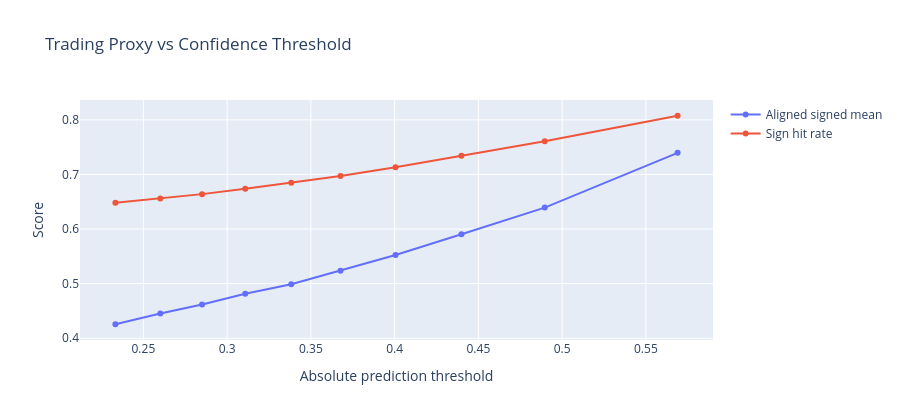

Notebook code for this chart:
### Code cell
# Trading-style proxy analysis on the signed target
y_true_signed = target_arrays["signed_quality"]["holdout"]
y_pred_signed = signed_pred
thresholds = np.quantile(np.abs(y_pred_signed), np.linspace(0.50, 0.95, 10))

sweep_rows = []
for thr in thresholds:
    pred_sign = np.zeros(len(y_pred_signed), dtype=int)
    pred_sign[y_pred_signed >= thr] = 1
    pred_sign[y_pred_signed <= -thr] = -1
    taken = pred_sign != 0

    if taken.sum() == 0:
        sweep_rows.append({
            "threshold": float(thr),
            "coverage": 0.0,
            "taken": 0,
            "long_count": 0,
            "short_count": 0,
            "sign_hit_rate": np.nan,
            "aligned_signed_mean": np.nan,
            "taken_spearman": np.nan,
        })
        continue

    sign_hit = np.mean(np.sign(y_true_signed[taken]) == pred_sign[taken])
    aligned_signed = np.where(
        pred_sign[taken] == 1, y_true_signed[taken], -y_true_signed[taken]
    )
    sweep_rows.append({
        "threshold": float(thr),
        "coverage": float(taken.mean()),
        "taken": int(taken.sum()),
        "long_count": int((pred_sign == 1).sum()),
        "short_count": int((pred_sign == -1).sum()),
        "sign_hit_rate": float(sign_hit),
        "aligned_signed_mean": float(np.mean(aligned_signed)),
        "taken_spearman": float(safe_spearman(y_true_signed[taken], y_pred_signed[taken])),
    })

threshold_df = pd.DataFrame(sweep_rows)
print("Signed-model threshold sweep:")
display(threshold_df.round(4))

fig = go.Figure()
fig.add_trace(go.Scatter(
    x=threshold_df["threshold"],
    y=threshold_df["aligned_signed_mean"],
    mode="lines+markers",
    name="Aligned signed mean",
))
fig.add_trace(go.Scatter(
    x=threshold_df["threshold"],
    y=threshold_df["sign_hit_rate"],
    mode="lines+markers",
    name="Sign hit rate",
))
fig.update_layout(
    title="Trading Proxy vs Confidence Threshold",
    xaxis_title="Absolute prediction threshold",
    yaxis_title="Score",
    height=420,
)
fig.show()

### Figure 1 — Plotly figure (JSON) as saved in the notebook; plotly's stock layout.template omitted (floating-point values rounded to 4 significant figures)
{"data": [{"mode": "lines+markers", "name": "Aligned signed mean", "type": "scatter", "x": [0.2333, 0.2601, 0.285, 0.3108, 0.3383, 0.3677, 0.4005, 0.4399, 0.4896, 0.5689], "y": [0.4256, 0.4452, 0.4619, 0.4816, 0.4988, 0.5235, 0.5526, 0.5906, 0.6393, 0.7397]}, {"mode": "lines+markers", "name": "Sign hit rate", "type": "scatter", "x": [0.2333, 0.2601, 0.285, 0.3108, 0.3383, 0.3677, 0.4005, 0.4399, 0.4896, 0.5689], "y": [0.648, 0.656, 0.664, 0.6737, 0.6851, 0.6971, 0.7132, 0.7343, 0.761, 0.8076]}], "layout": {"height": 420, "title": {"text": "Trading Proxy vs Confidence Threshold"}, "xaxis": {"title": {"text": "Absolute prediction threshold"}}, "yaxis": {"title": {"text": "Score"}}}}
